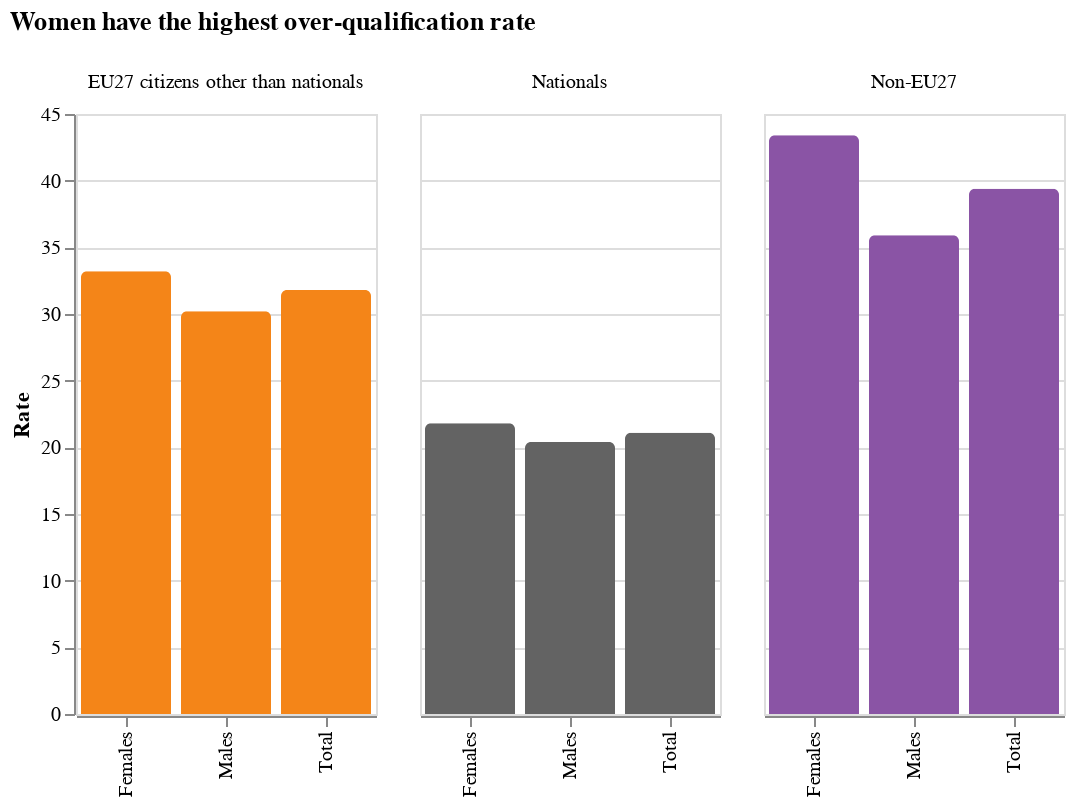

The cell this chart's notebook holds for it:
### Code cell
overquali_22 = overquali[(overquali['Year'] == 2022)]
dom= ['Nationals ','EU27 citizens other than nationals', 'Non-EU27']
rng= ['#636363','#F48518','#8A54A5']
alt.Chart(overquali_22).mark_bar(cornerRadiusTopLeft=3,
    cornerRadiusTopRight=3).encode(
    x= alt.X('Type', title=None),
    y="Rate:Q",
    color = alt.Color('Citizenship', scale=alt.Scale(domain=dom, range=rng), legend = None),
    column=alt.Column('Citizenship', title=None) 
).properties(
    width=150,
    height=300,
    title={
      "text": ["Women have the highest over-qualification rate"], 
      "subtitle": [""],
    },
)

### Figure 1 — Vega-Lite specification as saved in the notebook (floating-point values rounded to 4 significant figures)
{"config": {"view": {"continuousWidth": 400, "continuousHeight": 300}}, "data": {"name": "data-7c8bef49948915acc9bd37f1fa92c3c6"}, "mark": {"type": "bar", "cornerRadiusTopLeft": 3, "cornerRadiusTopRight": 3}, "encoding": {"color": {"type": "nominal", "field": "Citizenship", "legend": null, "scale": {"domain": ["Nationals ", "EU27 citizens other than nationals", "Non-EU27"], "range": ["#636363", "#F48518", "#8A54A5"]}}, "column": {"type": "nominal", "field": "Citizenship", "title": null}, "x": {"type": "nominal", "field": "Type", "title": null}, "y": {"type": "quantitative", "field": "Rate"}}, "height": 300, "title": {"text": ["Women have the highest over-qualification rate"], "subtitle": [""]}, "width": 150, "$schema": "https://vega.github.io/schema/vega-lite/v4.8.1.json", "datasets": {"data-7c8bef49948915acc9bd37f1fa92c3c6": [{"Citizenship": "Non-EU27", "Rate": 39.4, "Year": 2022, "Type": "Total"}, {"Citizenship": "Non-EU27", "Rate": 35.9, "Year": 2022, "Type": "Males"}, {"Citizenship": "Non-EU27", "Rate": 43.4, "Year": 2022, "Type": "Females"}, {"Citizenship": "Nationals ", "Rate": 21.1, "Year": 2022, "Type": "Total"}, {"Citizenship": "Nationals ", "Rate": 20.4, "Year": 2022, "Type": "Males"}, {"Citizenship": "Nationals ", "Rate": 21.8, "Year": 2022, "Type": "Females"}, {"Citizenship": "EU27 citizens other than nationals", "Rate": 31.8, "Year": 2022, "Type": "Total"}, {"Citizenship": "EU27 citizens other than nationals", "Rate": 30.2, "Year": 2022, "Type": "Males"}, {"Citizenship": "EU27 citizens other than nationals", "Rate": 33.2, "Year": 2022, "Type": "Females"}]}}
